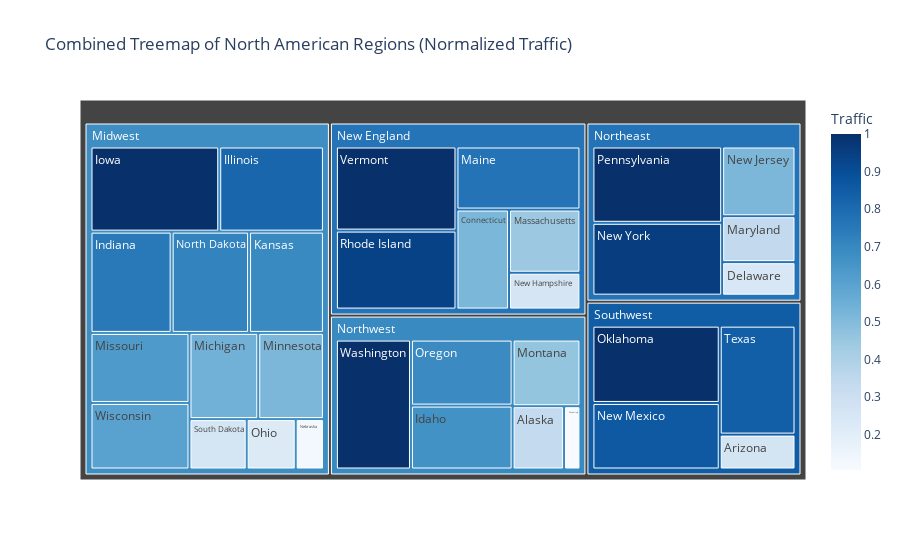

Notebook code for this chart:
### Code cell
import plotly.express as px
import pandas as pd
import numpy as np

# Dictionary of regions with states and their hypothetical traffic values
regions = {
    "Midwest": ["Minnesota", "Iowa", "Missouri", "North Dakota", "South Dakota", "Nebraska",
                "Wisconsin", "Illinois", "Michigan", "Indiana", "Ohio", "Kansas"],
    "New England": ["Maine", "Vermont", "New Hampshire", "Massachusetts", "Rhode Island", "Connecticut"],
    "Southwest": ["Texas", "Arizona", "New Mexico", "Oklahoma"],
    "Northeast": ["New York", "Pennsylvania", "New Jersey", "Delaware", "Maryland"],
    "Northwest": ["Washington", "Oregon", "Idaho", "Montana", "Wyoming", "Alaska"]
}

# Create a list to hold our data for each state and region
data = []

# Generate example 'traffic' values for each state, normalized within each region
for region, states in regions.items():
    # Generate random traffic values for each state (as placeholder for real data)
    traffic_values = np.random.randint(100, 1000, len(states))
    max_traffic = max(traffic_values)
    normalized_traffic = traffic_values / max_traffic  # Normalize within the region

    # Append data for each state in the region
    for state, traffic in zip(states, normalized_traffic):
        data.append({"Region": region, "State": state, "Traffic": traffic})

# Convert to DataFrame
df = pd.DataFrame(data)

# Create a treemap with a blue color gradient based on normalized traffic values
fig = px.treemap(
    df,
    path=["Region", "State"],
    values="Traffic",
    color="Traffic",
    color_continuous_scale="Blues",
    title="Combined Treemap of North American Regions (Normalized Traffic)",
)

# Display the treemap
fig.show()

### Figure 1 — Plotly figure (JSON) as saved in the notebook; plotly's stock layout.template omitted (floating-point values rounded to 4 significant figures)
{"data": [{"branchvalues": "total", "customdata": [[0.334], [0.2687], [0.5188], [0.2483], [0.666], [0.8133], [0.75], [1], [0.6918], [0.771], [0.34], [0.4449], [0.5408], [0.5163], [0.6327], [0.4634], [0.1296], [0.2594], [0.5167], [0.8614], [0.955], [0.7153], [0.2255], [1], [0.6881], [1], [0.9391], [0.2633], [0.8388], [1], [1], [0.601], [0.1063], [0.6791], [0.7655], [0.77], [0.6921], [0.848]], "domain": {"x": [0, 1], "y": [0, 1]}, "hovertemplate": "labels=%{label}<br>Traffic_sum=%{value}<br>parent=%{parent}<br>id=%{id}<br>Traffic=%{color}<extra></extra>", "ids": ["Northwest/Alaska", "Southwest/Arizona", "New England/Connecticut", "Northeast/Delaware", "Northwest/Idaho", "Midwest/Illinois", "Midwest/Indiana", "Midwest/Iowa", "Midwest/Kansas", "New England/Maine", "Northeast/Maryland", "New England/Massachusetts", "Midwest/Michigan", "Midwest/Minnesota", "Midwest/Missouri", "Northwest/Montana", "Midwest/Nebraska", "New England/New Hampshire", "Northeast/New Jersey", "Southwest/New Mexico", "Northeast/New York", "Midwest/North Dakota", "Midwest/Ohio", "Southwest/Oklahoma", "Northwest/Oregon", "Northeast/Pennsylvania", "New England/Rhode Island", "Midwest/South Dakota", "Southwest/Texas", "New England/Vermont", "Northwest/Washington", "Midwest/Wisconsin", "Northwest/Wyoming", "Midwest", "New England", "Northeast", "Northwest", "Southwest"], "labels": ["Alaska", "Arizona", "Connecticut", "Delaware", "Idaho", "Illinois", "Indiana", "Iowa", "Kansas", "Maine", "Maryland", "Massachusetts", "Michigan", "Minnesota", "Missouri", "Montana", "Nebraska", "New Hampshire", "New Jersey", "New Mexico", "New York", "North Dakota", "Ohio", "Oklahoma", "Oregon", "Pennsylvania", "Rhode Island", "South Dakota", "Texas", "Vermont", "Washington", "Wisconsin", "Wyoming", "Midwest", "New England", "Northeast", "Northwest", "Southwest"], "marker": {"coloraxis": "coloraxis", "colors": [0.334, 0.2687, 0.5188, 0.2483, 0.666, 0.8133, 0.75, 1, 0.6918, 0.771, 0.34, 0.4449, 0.5408, 0.5163, 0.6327, 0.4634, 0.1296, 0.2594, 0.5167, 0.8614, 0.955, 0.7153, 0.2255, 1, 0.6881, 1, 0.9391, 0.2633, 0.8388, 1, 1, 0.601, 0.1063, 0.6791, 0.7655, 0.77, 0.6921, 0.848]}, "name": "", "parents": ["Northwest", "Southwest", "New England", "Northeast", "Northwest", "Midwest", "Midwest", "Midwest", "Midwest", "New England", "Northeast", "New England", "Midwest", "Midwest", "Midwest", "Northwest", "Midwest", "New England", "Northeast", "Southwest", "Northeast", "Midwest", "Midwest", "Southwest", "Northwest", "Northeast", "New England", "Midwest", "Southwest", "New England", "Northwest", "Midwest", "Northwest", "", "", "", "", ""], "type": "treemap", "values": [0.334, 0.2687, 0.5188, 0.2483, 0.666, 0.8133, 0.75, 1, 0.6918, 0.771, 0.34, 0.4449, 0.5408, 0.5163, 0.6327, 0.4634, 0.1296, 0.2594, 0.5167, 0.8614, 0.955, 0.7153, 0.2255, 1, 0.6881, 1, 0.9391, 0.2633, 0.8388, 1, 1, 0.601, 0.1063, 6.88, 3.933, 3.06, 3.258, 2.969]}], "layout": {"coloraxis": {"colorbar": {"title": {"text": "Traffic"}}, "colorscale": [[0, "rgb(247,251,255)"], [0.125, "rgb(222,235,247)"], [0.25, "rgb(198,219,239)"], [0.375, "rgb(158,202,225)"], [0.5, "rgb(107,174,214)"], [0.625, "rgb(66,146,198)"], [0.75, "rgb(33,113,181)"], [0.875, "rgb(8,81,156)"], [1, "rgb(8,48,107)"]]}, "legend": {"tracegroupgap": 0}, "title": {"text": "Combined Treemap of North American Regions (Normalized Traffic)"}}}
